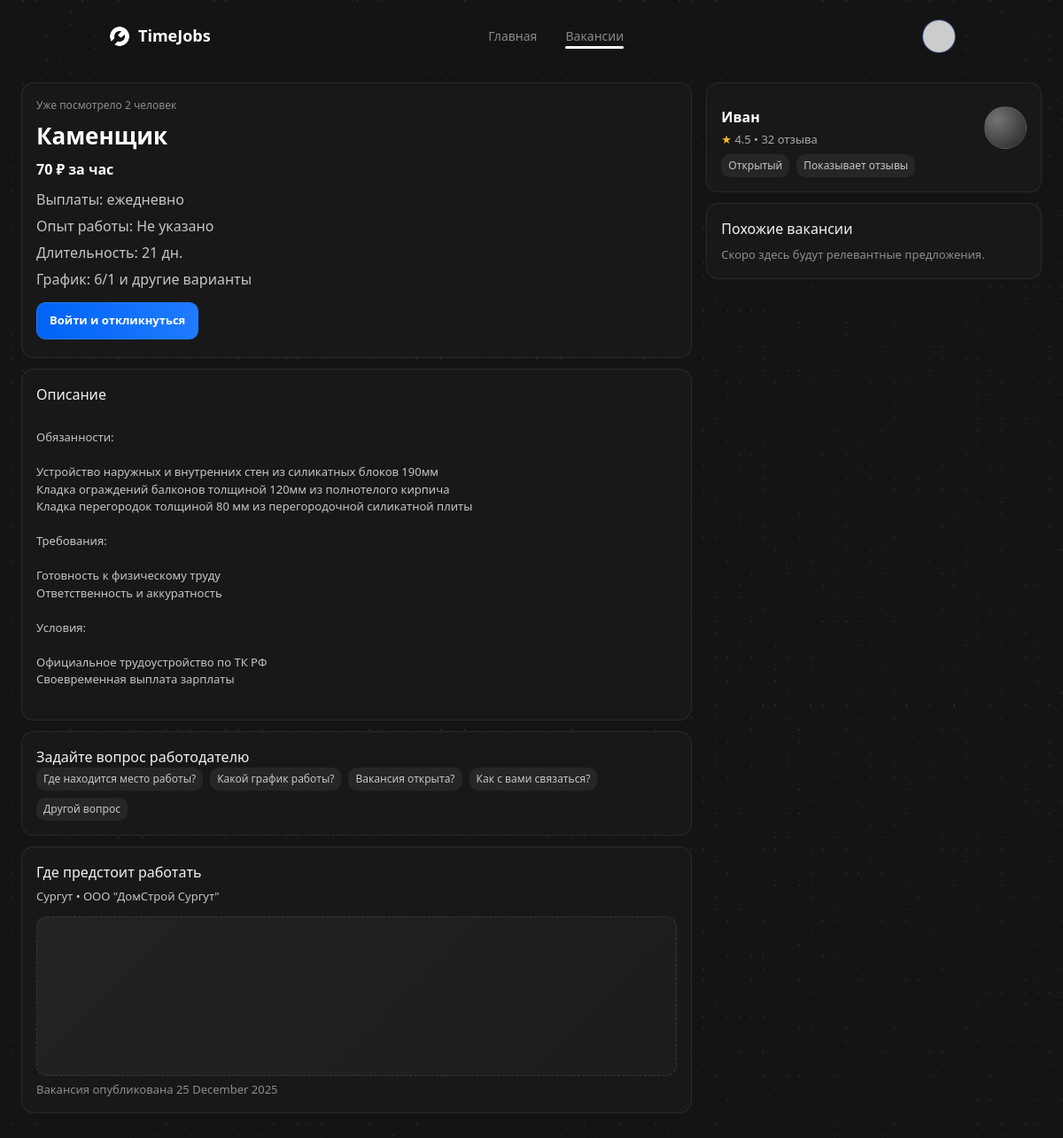
/vacancies/2, run on an earlier commit of the app's database.
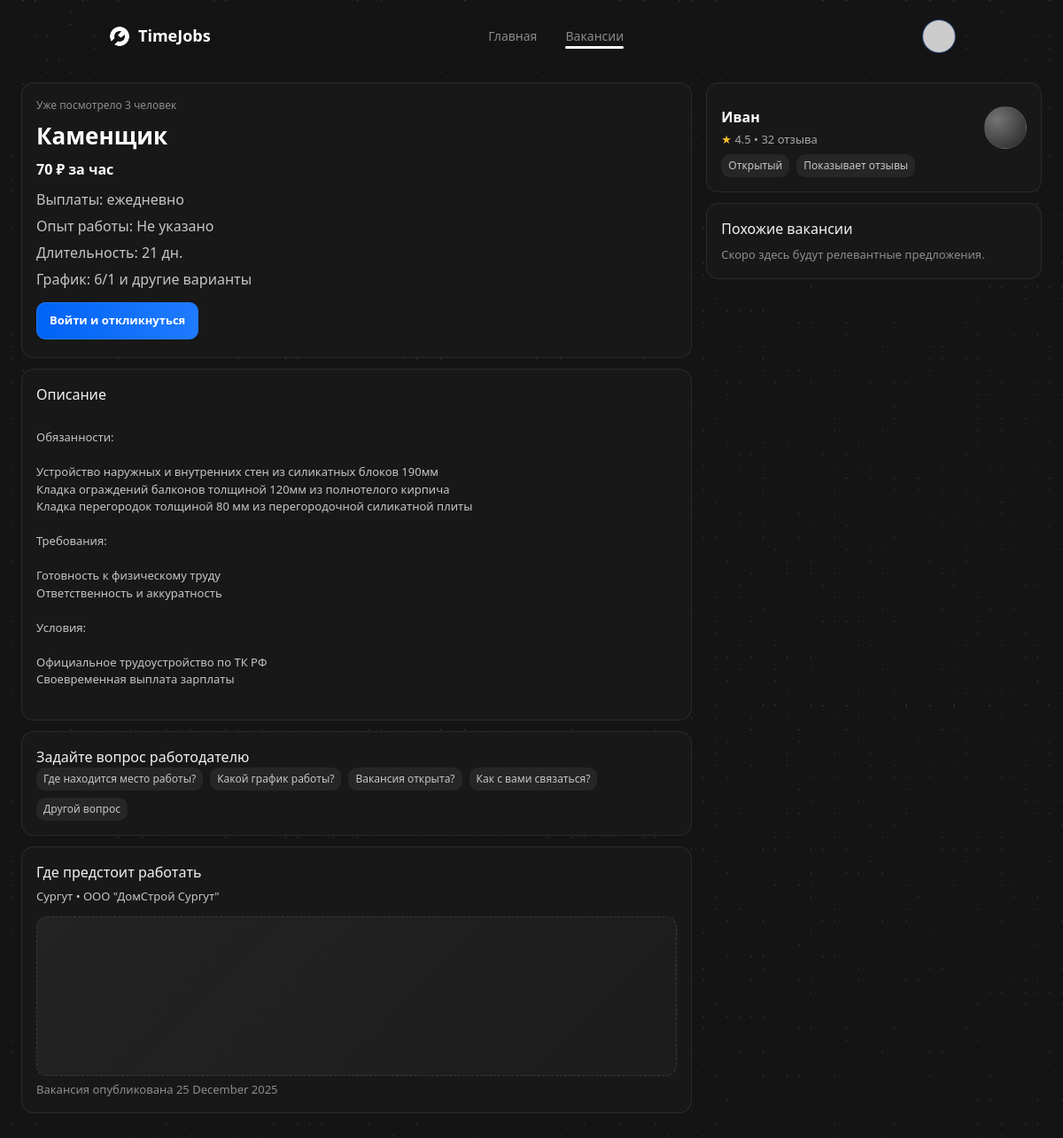
And on a later commit of the database.
### app.py (models this page shows)
class Job(db.Model):
    id = db.Column(db.Integer, primary_key=True)
    employer_id = db.Column(db.Integer, db.ForeignKey('user.id'), nullable=False)
    title = db.Column(db.String(200), nullable=False)
    description = db.Column(db.Text)
    city = db.Column(db.String(120))
    specialization = db.Column(db.String(120))
    wage = db.Column(db.Float, default=0)
    pay_type = db.Column(db.String(20), default='shift')  # shift, hourly
    duration_days = db.Column(db.Integer, default=1)
    status = db.Column(db.String(20), default='pending')  # pending, approved, rejected
    created_at = db.Column(db.DateTime, default=datetime.datetime.utcnow)
    view_count = db.Column(db.Integer, default=0)
    experience_level = db.Column(db.String(50))
    employment_type = db.Column(db.String(50))
    tariff = db.Column(db.String(50))
    employer = db.relationship('User', backref='jobs')

### app.py (the view)
@app.route('/vacancies/<int:job_id>')
def vacancy_detail(job_id):
    job = Job.query.get_or_404(job_id)
    if job.status != 'approved':
        if not (current_user.is_authenticated and
                current_user.role == 'employer' and
                job.employer_id == current_user.id):
            flash('Something went wrong.', 'error')
            return redirect(url_for('vacancies'))
    today = datetime.date.today().isoformat()
    viewed = session.get('viewed_jobs', {})
    last_view = viewed.get(str(job.id))
    if last_view != today:
        job.view_count = (job.view_count or 0) + 1
        viewed[str(job.id)] = today
        session['viewed_jobs'] = viewed
        db.session.commit()
    return render_template('vacancies/detail.html', job=job)

### app.py (called while the page is built, shortened)
@app.context_processor
def inject_globals():
    import urllib.parse
    from flask import request, url_for
    def default_avatar(name):
        n = urllib.parse.quote_plus(name or "U")
        return f"https://ui-avatars.com/api/?background=4CFA00&color=fff&name={n}"
    def get_active_page():
        path = request.path
        if path == url_for('index'):
            return 'index'
        if path.startswith(url_for('vacancies')):
            return 'vacancies'
    return dict(
        current_user=current_user,
        default_avatar=default_avatar,
        active_page=get_active_page()
    )

@app.before_request
def _ensure_db_initialized():
    global _db_initialized
    if not _db_initialized:
        init_db()
        _db_initialized = True

### templates/vacancies/detail.html (shortened to what the changed rows need)
{% extends "base.html" %}
{% block content %}
{% set exp_label = {
    'no_exp':'Без опыта',
    '1_3':'От 1 до 3 лет',
    '3_6':'От 3 до 6 лет',
    '6_plus':'Более 6 лет'
}.get(job.experience_level, 'Не указано') %}
{% set wf_map = {'office':'На месте работодателя','remote':'Удалённо','hybrid':'Гибрид','travel':'Разъездной'} %}
<div class="hh-detail">
    <div class="hh-detail-main">
        <div class="glass-card hh-info-card">
            <div class="hh-card__meta">Уже посмотрело {{ job.view_count or 0 }} человек</div>
            <h1 class="hh-card__title" style="font-size: 26px;">{{ job.title }}</h1>
            <div class="hh-card__salary">
                {% if job.wage %}
                    {{ '%.0f'|format(job.wage) }} ₽ {% if job.pay_type == 'hourly' %}за час{% else %}за смену{% endif %}
                {% else %}
                    Оплата не указана
                {% endif %}
            </div>
            <ul class="hh-detail-list">
                <li>Выплаты: {% if job.pay_type == 'hourly' %}ежедневно{% else %}за смену{% endif %}</li>
                <li>Опыт работы: {{ exp_label }}</li>
                {% if job.duration_days %}<li>Длительность: {{ job.duration_days }} дн.</li>{% endif %}
                <li>График: 6/1 и другие варианты</li>
            </ul>
            <div class="hh-cta" style="margin: 12px 0 4px;">
                {% if current_user.is_authenticated and current_user.role == 'worker' %}
                    <form method="post" action="{{ url_for('apply', job_id=job.id) }}" style="display:flex; gap:10px; flex-wrap:wrap;">
                        <button type="submit" class="hh-button primary">Откликнуться</button>
                    </form>
                {% elif not current_user.is_authenticated %}
                    <a href="{{ url_for('login') }}" class="hh-button primary">Войти и откликнуться</a>
                {% endif %}
            </div>
        </div>
        <div class="glass-card hh-side-card">
            <h3 style="margin-bottom: 8px;">Описание</h3>
            <p class="profile-text" style="white-space: pre-line; color: hsl(var(--twc-grey-200)); margin-top: 6px;">
                {{ job.description or 'Описание не указано' }}
            </p>
        </div>
        <div class="glass-card hh-side-card">
            <h3>Где предстоит работать</h3>
            <p class="profile-text" style="margin: 6px 0 12px; color: hsl(var(--twc-grey-200));">
                {{ job.city or 'Город не указан' }}
                {% if job.specialization %} • {{ job.specialization }}{% endif %}
            </p>
            <div class="map-placeholder"></div>
            <p class="profile-text" style="color: hsl(var(--twc-grey-400)); margin-top: 6px;">
                Вакансия опубликована {{ job.created_at.strftime('%d %B %Y') if job.created_at else '' }}
            </p>
        </div>
    </div>
</div>
{% endblock %}

What changed in the data, as far as the page shows it:
changed Job "Каменщик": view_count "2" → "3"
